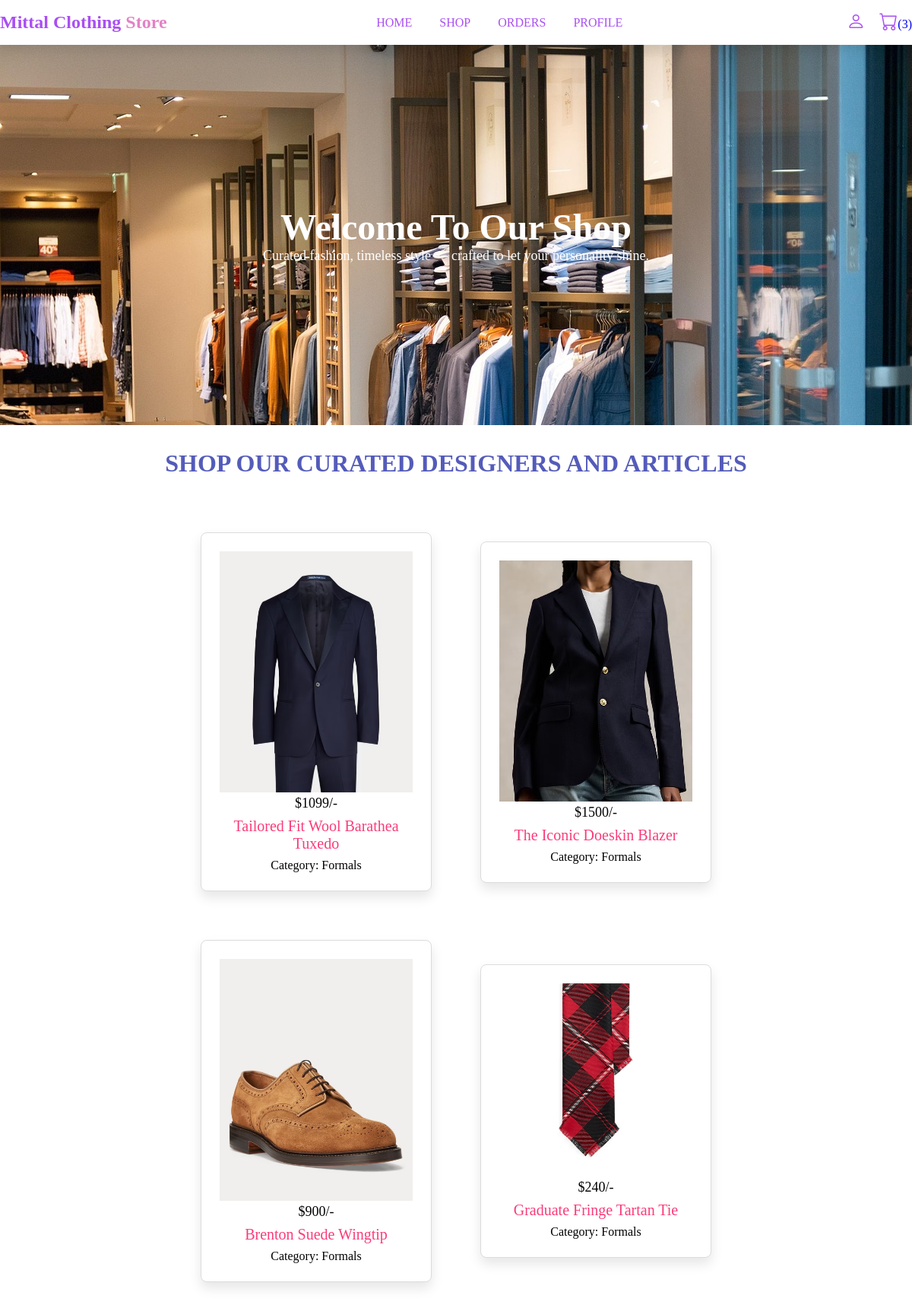
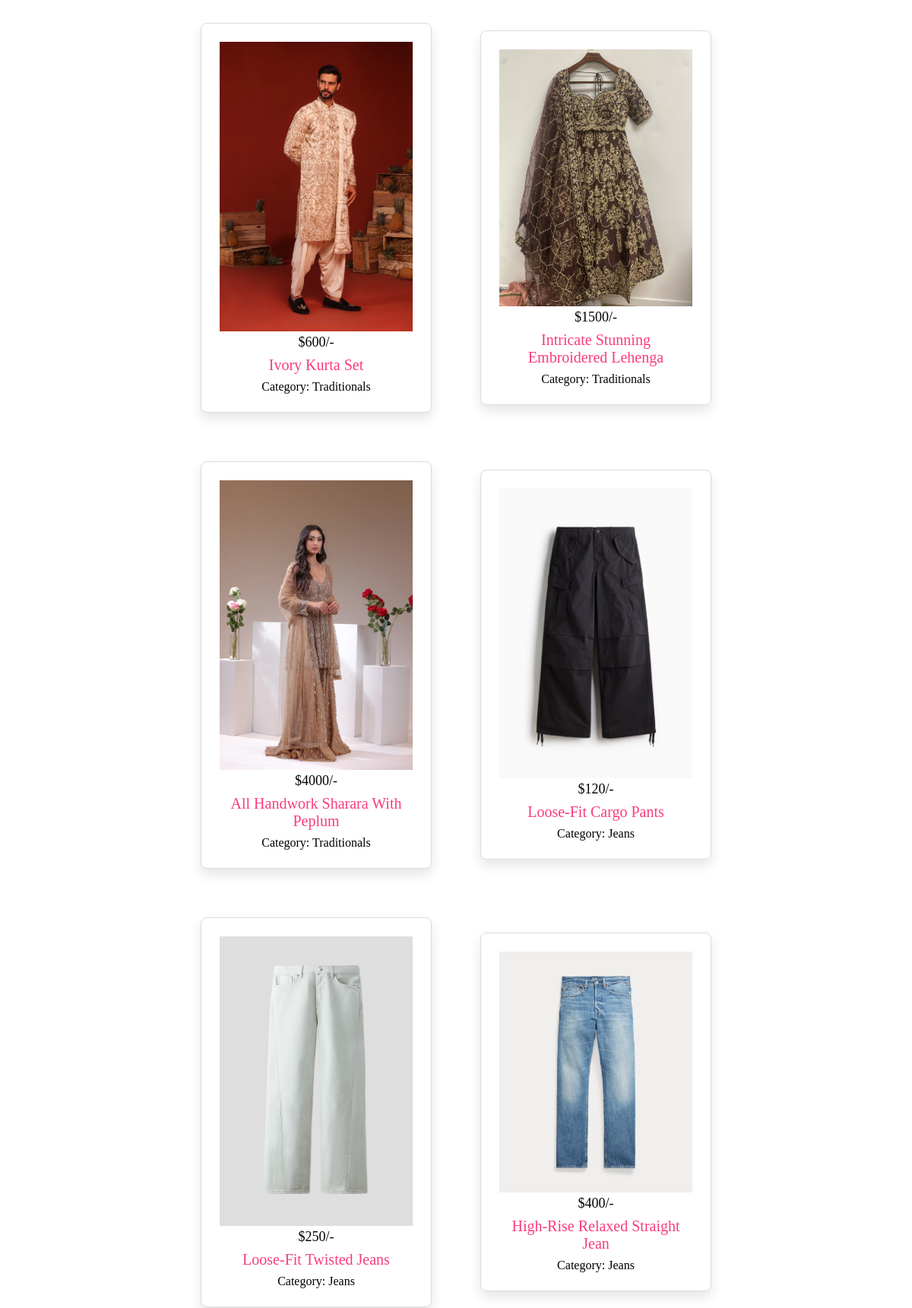
Page /shop.php (signed in, upper part) on the committed database (2 pictures, top to bottom).
### tables this page shows
CREATE TABLE `products` (
  `id` int(100) NOT NULL,
  `name` varchar(100) NOT NULL,
  `price` varchar(100) NOT NULL,
  `product_detail` varchar(1000) NOT NULL,
  `image` varchar(255) NOT NULL,
  `category` varchar(100) DEFAULT NULL
);

### shop.php (the view, shortened to what this page needs)
<!DOCTYPE html>
<html lang="en">
<head>
	<link rel="stylesheet" href="https://cdn.jsdelivr.net/npm/bootstrap-icons@1.10.2/font/bootstrap-icons.css">
	<link rel="stylesheet" type= "text/css" href="main.css">
</head>
<body>
	<?php include 'header.php'; ?>
	<div class="banner">
		<h1>Welcome to Our Shop</h1>
		<p>Curated fashion, timeless style — crafted to let your personality shine. </p>
	</div>
	<div class="shop">
		<h1 class="title">shop our curated designers and articles</h1>
	<div class="box-container">
		<?php
			$select_products = mysqli_query($conn, "SELECT * FROM `products`") or die('query failed');
			if(mysqli_num_rows($select_products)>0){
				while($fetch_products=mysqli_fetch_assoc($select_products)){
		?>
		<form action="" method="post" class="box">
			<img src="image/<?php echo $fetch_products['image']; ?>">
			<div class="price">$<?php echo $fetch_products['price']; ?>/-</div>
			<div class="name"><?php echo $fetch_products['name']; ?></div>
			<div class="category">Category: <?php echo $fetch_products['category']; ?></div>
		</form>
		<?php
				}
			}else{
				echo '<p class="empty">no products added yet!</p>';
			}
		?>
	</div>
	</div>
	<?php include 'footer.php'; ?>
</body>
</html>

### main.css (style rules this page uses)
* { margin: 0; padding: 0; box-sizing: border-box; }
:root { --white-alfa-40: rgba(255, 255, 255, 0.40); --white-alpha-25: rgba(255, 255, 255, 0.25); --backdrop-filter-blur: blur(5px); --pink: #fa3c7a; --purple: #aa4ff3; --box-shadow: 0 .5rem 1rem rgba(0, 0, 0, 0.1); }
.title { text-transform: uppercase; color: var(--pink); text-align: center; margin: 1rem 0; }
.box-container { padding: 2% 8%; display: grid; grid-template-columns: repeat(auto-fit,minmax(18rem,1fr)); justify-content: center; align-items: center; }
.box-container .box { box-shadow: var(--box-shadow); padding: 1rem; background: var(--white-alpha-25); border: 2px solid var(--white-alpha-40); margin: 1rem; text-align: center; border-radius: 5px; }
.title { text-align: center; text-transform: uppercase; margin: 2rem 0; color: #545bba; }
.box { cursor: pointer; transition: transform 0.2s ease; }
.shop .box { position: relative; }
.price { font-size: 18px; }
.name { font-size: 20px; color: var(--pink); margin: .5rem; text-transform: capitalize; }
.shop img { width: 100%; }
.banner, .banner-2 { width: 100%; height: 500px; background-image: url('img/slider0.jpg'); display: flex; flex-direction: column; justify-content: center; align-items: center; color: #fff; }
.banner h1 { font-size: 3rem; position: relative; text-transform: capitalize; }
.banner p { font-size: 18px; }
.box-container { display: flex; flex-wrap: wrap; justify-content: center; gap: 2rem; }
.shop .box, .cart .box { flex: 0 0 calc(33.333% - 2rem); max-width: 350px; background: #fff; padding: 1.5rem; border: 1px solid gainsboro; box-shadow: var(--box-shadow); text-align: center; border-radius: 0.5rem; }

### rows in the picture
products: image (picture), price "1099", name "Tailored Fit Wool Barathea Tuxedo", category "Formals"
products: image (picture), price "1500", name "The Iconic Doeskin Blazer", category "Formals"
products: image (picture), price "900", name "Brenton Suede Wingtip", category "Formals"
products: image (picture), price "240", name "Graduate Fringe Tartan Tie", category "Formals"
products: image (picture), price "600", name "Ivory Kurta Set", category "Traditionals"
products: image (picture), price "1500", name "Intricate Stunning Embroidered Lehenga", category "Traditionals"
products: image (picture), price "4000", name "All Handwork Sharara With Peplum", category "Traditionals"
products: image (picture), price "120", name "Loose-Fit Cargo Pants", category "Jeans"
products: image (picture), price "250", name "Loose-Fit Twisted Jeans", category "Jeans"
products: image (picture), price "400", name "High-Rise Relaxed Straight Jean", category "Jeans"

### other values in the picture
$cart_num_rows "3"
